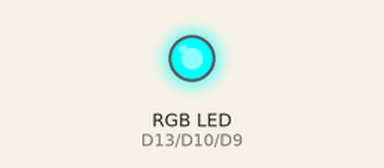
The sketch below on a simulated Arduino Zero (SAMD21). On the bench: an RGB LED mixed from three pins (HIGH = lit). EEPROM starts erased; what the sketch prints to the serial monitor is not drawn.

Above: at 0.1 s.
At 1.0 s:
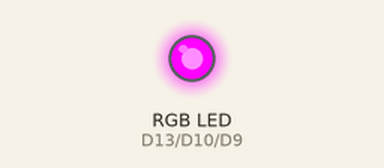
At 1.8 s:
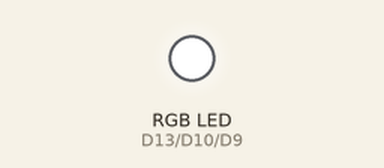
Timing chart, 0 to 3.3 s (numbered marks = the images above):
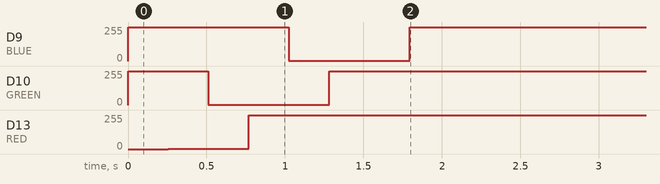

The sketch:

digital-protection-amulet.ino
```cpp
// `avrdude -patmega32u4 -catmelice_isp -Pusb -Ulfuse:w:0xFF:m -Uhfuse:w:0xD0:m -Uefuse:w:0xCB:m -Ulock:w:0xFF:m`
// `avrdude -patmega32u4 -catmelice_isp -Pusb -Uflash:w:/home/rileystarlight/bin/opt/arduino-1.8.19/hardware/arduino/avr/bootloaders/caterina/Caterina-Micro.hex:i`

#include <EEPROM.h>

/*  I / O  */
#define RED 13
#define GREEN 10
#define BLUE 9

/*  E E P R O M  */
// HEADER 16 BYTES (2 BYTES LIBRES)
#define EE_MAGIC_NUMBER 0x00   //8 bytes
#define EE_FS_VERSION 0x08     //2 bytes
#define EE_FS_SIZE 0x0A        //4 bytes

// DEVICE CONFIG 32 BYTES (4 BYTES LIBRES)
#define EE_PAGE_COUNT 0x10     //2 bytes
#define EE_BAUDRATE 0x12       //1 bytes
#define EE_CONFIG1 0x13        //1 bytes (aes128) bit7: CRYPTO; bit6: INVALIDATE; bit5: RESTORE; bit4: LOCKED
#define EE_ID 0x18             //8 bytes
#define EE_PASS 0x20           //16 bytes (sha256 & 0xFFFF0000)
#define EE_VERSION 0x30        //4 bytes
#define EE_EDITION 0x34        //1 bytes
#define EE_COLOR_PROFILE 0x35  //1 bytes
#define EE_PIN 0x36            //2 bytes BCD 16-bits pearson hash
#define EE_GROUP 0x38          //8 bytes
#define EE_NAME 0x40           //32 bytes

// SPELL PAGE 928 BYTES (10 BYTES LIBRE)
#define EE_SPELL 0x60          //864 bytes     Spell msg (US after title, title first)
#define EE_META_HASH 0x3C0     //32 bytes      Spell hash (sha256)
#define EE_META_LENGTH 0x3E0   //2 bytes       Spell msg size
#define EE_META_REV 0x3E2      //2 bytes       Spell revision
#define EE_META_EPOCH 0x3E4    //8 bytes       Spell epoch (64-bit unix epoch)
#define EE_META_I18N 0x3EC     //3 bytes       Spell lang (ISO 639‑3) "spa"
#define EE_META_CHSUM 0x3EF    //1 bytes       Spell chsum (sum8)
#define EE_META_TIMES 0x3FA    //2 bytes       Page times written
#define EE_META_LINKFWD 0x3FC  //2 bytes       Next page
#define EE_META_LINKBWD 0x3FE  //2 bytes       Previous page

/*  C O N S T A N T S  */
#define MAGIC_NUMBER_LENGTH 8
#define MAGIC_NUMBER "\x7D\x73\xA4\x1C\xDC\x7E\xFA\xCD"
#define MAX_FS_VERSION 1

/*  E N U M  */
enum ee_status_t {
    UNINITIALIZED = -1,
    UNKNOWN = 0,
    INITIALIZED = 1,
    VALID = 2
};

enum baudrate_t {
    BR1200 = 1,
    BR4800 = 2,
    BR9600 = 3,
    BR19200 = 4,
    BR38400 = 5,
    BR57600 = 6,
    BR115200 = 7
};

void setup() {
    pinMode(RED, OUTPUT);
    pinMode(GREEN, OUTPUT);
    pinMode(BLUE, OUTPUT);
    digitalWrite(RED, HIGH);
    digitalWrite(GREEN, HIGH);
    digitalWrite(BLUE, HIGH);
    SerialUSB.begin(9600);
    for (unsigned char i = 255; i > 1; i--) {
        analogWrite(RED, i);
        delay(1);
    }
    for (unsigned char i = 255; i > 1; i--) {
        analogWrite(GREEN, i);
        delay(1);
    }
    for (unsigned char i = 0; i < 255; i++) {
        analogWrite(RED, i);
        delay(1);
    }
    for (unsigned char i = 255; i > 1; i--) {
        analogWrite(BLUE, i);
        delay(1);
    }
    for (unsigned char i = 0; i < 255; i++) {
        analogWrite(GREEN, i);
        delay(1);
    }
    for (unsigned char i = 255; i > 1; i--) {
        analogWrite(RED, i);
        delay(1);
    }
    for (unsigned char i = 0; i < 255; i++) {
        analogWrite(BLUE, i);
        analogWrite(RED, i);
        delay(1);
    }
}

void loop() {
    static bool first_run = true;
    static bool connected = false;
    static bool printed = false;
    static bool empty = true;
    static char dir = -1;
    unsigned char c = '\0';
    static unsigned char v = 255;
    static unsigned int length = 0;
    static unsigned long t = 0;
    static unsigned long t_led = 0;

    if (first_run) {
        if (EEPROM.read(EE_PAGE_COUNT + 1)) empty = false;
        length = (EEPROM.read(EE_META_LENGTH) << 8);
        length |= (EEPROM.read(EE_META_LENGTH + 1));
        first_run = false;
    }
    if ((millis() - t >= 100) && (!connected)) {
        t = millis();
        connected = SerialUSB;
    }
    if (empty) {
        if ((connected) && (!printed)) {
            SerialUSB.println("Digital Protection Amulet");
            SerialUSB.println("Special Edition: Unique version for Patri");
            SerialUSB.println("\nNo spells found.");
            printed = true;
        }
        digitalWrite(RED, (millis() & 0x80));
    }
    else {
        if ((connected) && (!printed)) {
            SerialUSB.println("Digital Protection Amulet");
            SerialUSB.println("Special Edition: Unique version for Patri");
            SerialUSB.println("\nOne spell found.");
            SerialUSB.print("\nSpell title: ");
            for (unsigned int i = 0; i < length; i++) {
                c = EEPROM.read(EE_SPELL + i);
                if (c == 0x1F) SerialUSB.print("\n\n    \"");
                else if (c == 0x0A) SerialUSB.print("\n    ");
                else if (c != 0x00) SerialUSB.print(char(c));
            }
            SerialUSB.println("\"\n");
            SerialUSB.println("No other spells found.");
            printed = true;
        }
        if (millis() - t_led >= 3) {
            t_led = millis();
            v += dir;
            if ((v == 255) || (v == 0)) dir = -dir;
            analogWrite(RED, v);
            analogWrite(BLUE, v);
        }
    }
}
```
